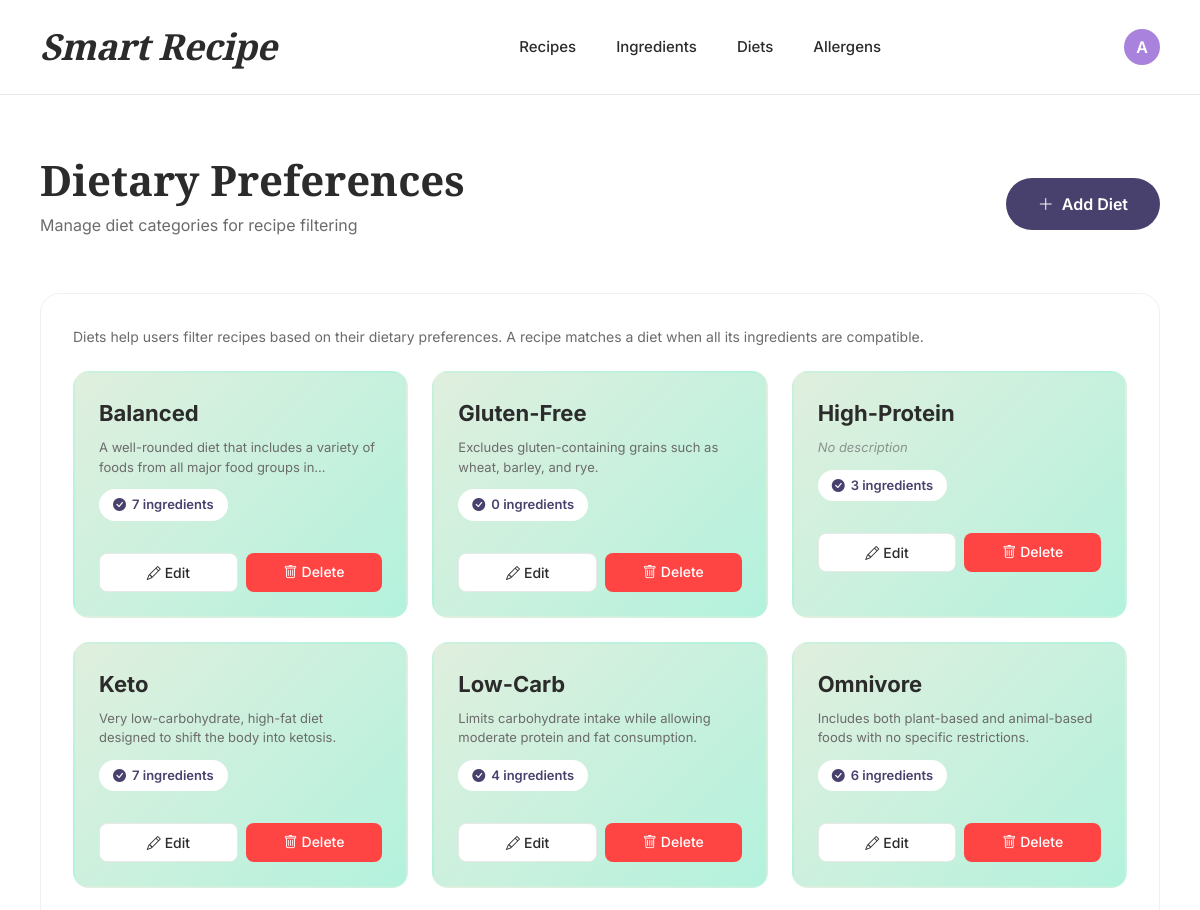
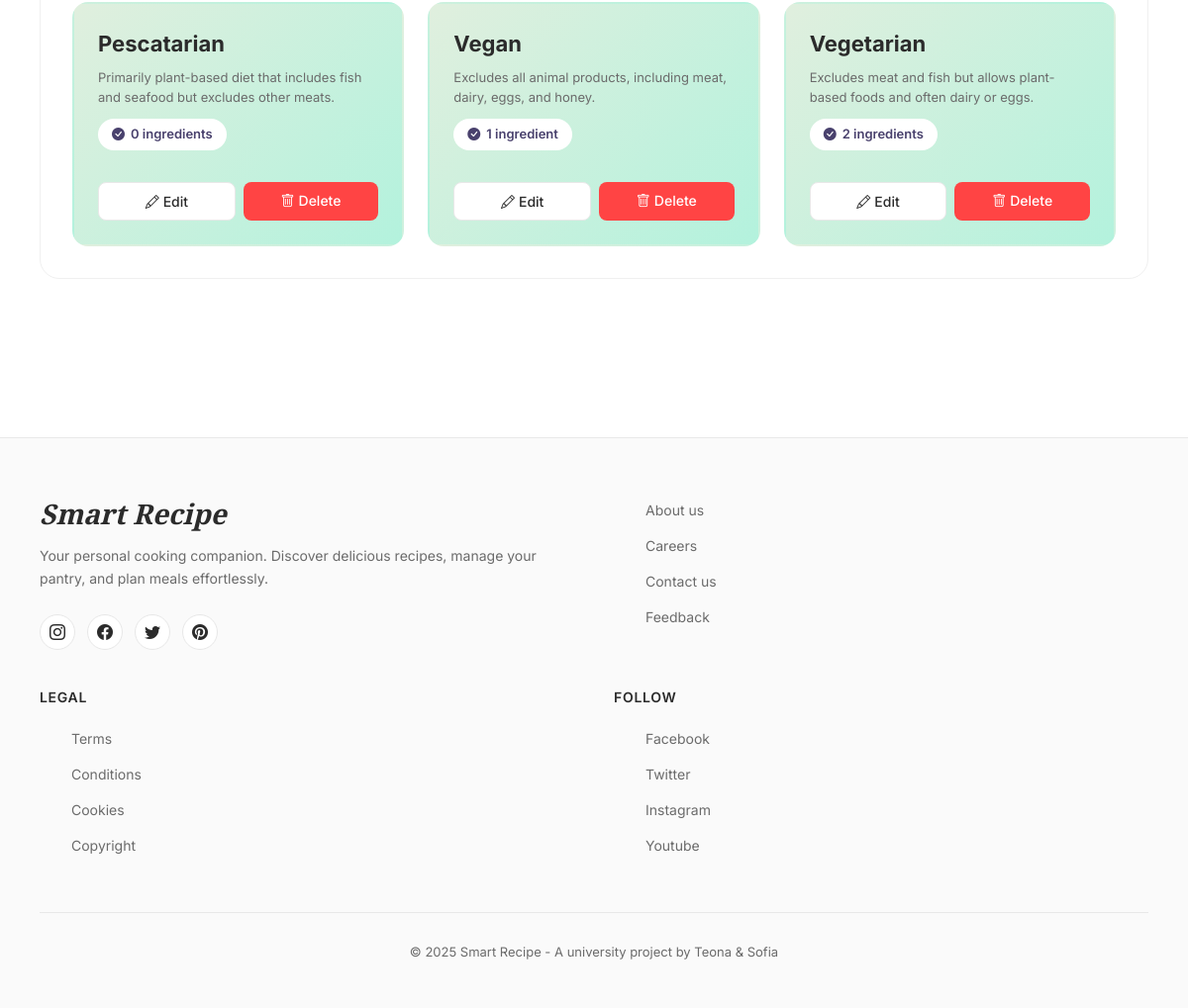
Page /diets/ (signed in) on the committed database (2 pictures, top to bottom).
### smart_recipe_app/models.py (models this page shows, shortened)
class Diet(models.Model):
    name = models.CharField(max_length=50, unique=True)
    description = models.TextField(blank=True, help_text="Brief explanation of this diet (e.g., what foods are allowed/excluded)")

### smart_recipe_app/views.py (the view)
# urls.py: path("diets/", views.diet_list, name="diet_list"),
@login_required
def diet_list(request):
    diets = Diet.objects.all().order_by("name")
    return render(request, "diets/diets.html", {"diets": diets})

### smart_recipe_app/templates/diets/diets.html (shortened to what this page needs)
{% extends 'common/base.html' %}
{% block content %}
<div class="diets-container">
    <div class="page-header">
        <div class="d-flex justify-content-between align-items-center flex-wrap gap-3">
            <div>
                <h1 class="page-title">Dietary Preferences</h1>
                <p class="page-subtitle">Manage diet categories for recipe filtering</p>
            </div>
            <a href="{% url 'diet_create' %}" class="btn-add">
                <i class="bi bi-plus-lg me-2"></i>Add Diet
            </a>
        </div>
    </div>
    <div class="diets-card">
        {% if diets %}
            <p style="color: var(--text-muted); font-size: 14px; margin-bottom: 24px;">
                Diets help users filter recipes based on their dietary preferences. A recipe matches a diet when all its ingredients are compatible.
            </p>
            <div class="diet-grid">
                {% for d in diets %}
                <div class="diet-item">
                    <div class="diet-name">{{ d.name }}</div>
                    {% if d.description %}
                      <div class="diet-description">{{ d.description }}</div>
                    {% else %}
                      <div class="diet-description" style="font-style: italic; opacity: 0.7;">No description</div>
                    {% endif %}
                    {% with count=d.ingredients.count %}
                        <div class="diet-count">
                            <i class="bi bi-check-circle-fill"></i>
                            <span>{{ count }} ingredient{{ count|pluralize }}</span>
                        </div>
                    {% endwith %}
                    <div class="diet-actions">
                        <a href="{% url 'diet_edit' d.id %}" class="btn-edit-diet">
                            <i class="bi bi-pencil me-1"></i>Edit
                        </a>
                        <a href="{% url 'diet_delete' d.id %}" class="btn-delete-diet">
                            <i class="bi bi-trash me-1"></i>Delete
                        </a>
                    </div>
                </div>
                {% endfor %}
            </div>
        {% endif %}
    </div>
</div>
{% endblock %}

### smart_recipe_app/templates/common/base.html (shortened to what this page needs)
{% load static %}
<!DOCTYPE html>
<html lang="en">
<head>
    <link href="https://cdn.jsdelivr.net/npm/bootstrap@5.3.2/dist/css/bootstrap.min.css" rel="stylesheet">
    <link rel="stylesheet" href="https://cdn.jsdelivr.net/npm/bootstrap-icons@1.11.1/font/bootstrap-icons.css">
</head>
<body>
    <header class="clean-header">
        <div class="header-container">
            <a href="{% url 'index' %}" class="logo-text">Smart Recipe</a>
            {% if user.is_authenticated %}
            <nav class="header-nav">
                <a href="{% url 'recipe_list' %}" class="nav-link">Recipes</a>
                <a href="{% url 'ingredient_list' %}" class="nav-link">Ingredients</a>
                <a href="{% url 'diet_list' %}" class="nav-link">Diets</a>
                <a href="{% url 'allergen_list' %}" class="nav-link">Allergens</a>
            </nav>
            <div class="header-actions">
                <div class="dropdown user-menu">
                    <button class="user-btn dropdown-toggle" type="button" data-bs-toggle="dropdown" aria-expanded="false">
                        <div class="user-avatar">
                            {{ user.username|first|upper }}
                        </div>
                    </button>
                </div>
            </div>
            {% else %}
            <div class="header-actions">
                <a href="{% url 'login' %}" class="nav-link">Login</a>
            </div>
            {% endif %}
        </div>
    </header>
    <main>
        {% block content %}{% endblock %}
    </main>
    <footer class="clean-footer">
        <div class="footer-container">
            <div class="footer-content">
                <div class="footer-brand">
                    <h3>Smart Recipe</h3>
                    <p>Your personal cooking companion. Discover delicious recipes, manage your pantry, and plan meals effortlessly.</p>
                    <div class="social-links">
                        <a href="#" class="social-link" aria-label="Instagram">
                            <i class="bi bi-instagram"></i>
                        </a>
                        <a href="#" class="social-link" aria-label="Facebook">
                            <i class="bi bi-facebook"></i>
                        </a>
                        <a href="#" class="social-link" aria-label="Twitter">
                            <i class="bi bi-twitter"></i>
                        </a>
                        <a href="#" class="social-link" aria-label="Pinterest">
                            <i class="bi bi-pinterest"></i>
                        </a>
                    </div>
                </div>
                <div class="footer-section">
                    <ul class="footer-links">
                        <li><a href="#">About us</a></li>
                        <li><a href="#">Careers</a></li>
                        <li><a href="#">Contact us</a></li>
                        <li><a href="#">Feedback</a></li>
                    </ul>
                </div>
                <div class="footer-section">
                    <h4>Legal</h4>
                    <ul class="footer-links">
                        <li><a href="#">Terms</a></li>
                        <li><a href="#">Conditions</a></li>
                        <li><a href="#">Cookies</a></li>
                        <li><a href="#">Copyright</a></li>
                    </ul>
                </div>
                <div class="footer-section">
                    <h4>Follow</h4>
                    <ul class="footer-links">
                        <li><a href="#">Facebook</a></li>
                        <li><a href="#">Twitter</a></li>
                        <li><a href="#">Instagram</a></li>
                        <li><a href="#">Youtube</a></li>
                    </ul>
                </div>
            </div>
            <div class="footer-bottom">
                <p>&copy; 2025 Smart Recipe - A university project by Teona & Sofia</p>
            </div>
        </div>
    </footer>
</body>
</html>

### smart_recipe_app/templates/common/base.html (style rules this page uses)
:root { --vintage-grape: #49416D; --bright-lavender: #A882DD; --sweet-salmon: #E08D79; --honeydew: #E0EFDE; --icy-aqua: #B3F2DD; --text-dark: #2b2b2b; --text-muted: #6b6b6b; }
* { margin: 0; padding: 0; box-sizing: border-box; }
body { font-family: 'Inter', -apple-system, BlinkMacSystemFont, sans-serif; color: var(--text-dark); background-color: #ffffff; min-height: 100vh; display: flex; flex-direction: column; }
.clean-header { background: white; border-bottom: 1px solid #e8e8e8; position: sticky; top: 0; z-index: 1000; padding: 20px 0; }
.header-container { max-width: 1400px; margin: 0 auto; padding: 0 40px; display: flex; align-items: center; justify-content: space-between; }
.logo-text { font-family: 'Playfair Display', serif; font-size: 36px; font-weight: 900; font-style: italic; color: var(--text-dark); text-decoration: none; letter-spacing: -0.5px; transition: color 0.3s ease; }
.header-nav { display: flex; align-items: center; gap: 40px; }
.nav-link { color: var(--text-dark); text-decoration: none; font-weight: 500; font-size: 15px; transition: color 0.3s ease; }
.header-actions { display: flex; align-items: center; gap: 25px; }
.user-btn.dropdown-toggle::after { display: none; }
.user-btn { background: transparent; border: none; padding: 0; cursor: pointer; }
.user-avatar { width: 36px; height: 36px; background: var(--bright-lavender); border-radius: 50%; display: flex; align-items: center; justify-content: center; color: white; font-weight: 600; transition: transform 0.3s ease; }
main { flex: 1; }
.clean-footer { background: #fafafa; border-top: 1px solid #e8e8e8; padding: 60px 0 30px; margin-top: 80px; }
.footer-container { max-width: 1400px; margin: 0 auto; padding: 0 40px; }
.footer-content { display: grid; grid-template-columns: 2fr 1fr 1fr 1fr; gap: 60px; margin-bottom: 40px; }
.footer-brand h3 { font-family: 'Playfair Display', serif; font-size: 28px; font-weight: 900; font-style: italic; margin-bottom: 15px; color: var(--text-dark); }
.footer-brand p { color: var(--text-muted); line-height: 1.6; margin-bottom: 25px; font-size: 14px; }
.social-links { display: flex; gap: 12px; }
.social-link { width: 36px; height: 36px; background: white; border: 1px solid #e8e8e8; border-radius: 50%; display: flex; align-items: center; justify-content: center; color: var(--text-dark); text-decoration: none; transition: all 0.3s ease; }
.footer-section h4 { font-weight: 600; margin-bottom: 20px; font-size: 14px; text-transform: uppercase; letter-spacing: 0.05em; color: var(--text-dark); }
.footer-links { list-style: none; }
.footer-links li { margin-bottom: 12px; }
.footer-links a { color: var(--text-muted); text-decoration: none; font-size: 14px; transition: all 0.3s ease; }
.footer-bottom { border-top: 1px solid #e8e8e8; padding-top: 30px; text-align: center; font-size: 13px; color: var(--text-muted); }
@media (max-width: 1200px) { .footer-content { grid-template-columns: 1fr 1fr; gap: 40px; } }

### rows in the picture
Diet: name "Balanced", description "A well-rounded diet that includes a variety of foods from all major food groups…", ingredients.count "7"
Diet: name "Gluten-Free", description "Excludes gluten-containing grains such as wheat, barley, and rye.", ingredients.count "0"
Diet: name "High-Protein", description "No description", ingredients.count "3"
Diet: name "Keto", description "Very low-carbohydrate, high-fat diet designed to shift the body into ketosis.", ingredients.count "7"
Diet: name "Low-Carb", description "Limits carbohydrate intake while allowing moderate protein and fat consumption.", ingredients.count "4"
Diet: name "Omnivore", description "Includes both plant-based and animal-based foods with no specific restrictions.", ingredients.count "6"
Diet: name "Pescatarian", description "Primarily plant-based diet that includes fish and seafood but excludes other meats.", ingredients.count "0"
Diet: name "Vegan", description "Excludes all animal products, including meat, dairy, eggs, and honey.", ingredients.count "1"
Diet: name "Vegetarian", description "Excludes meat and fish but allows plant-based foods and often dairy or eggs.", ingredients.count "2"

### other values in the picture
{{ user.username|first|upper }} "A"
